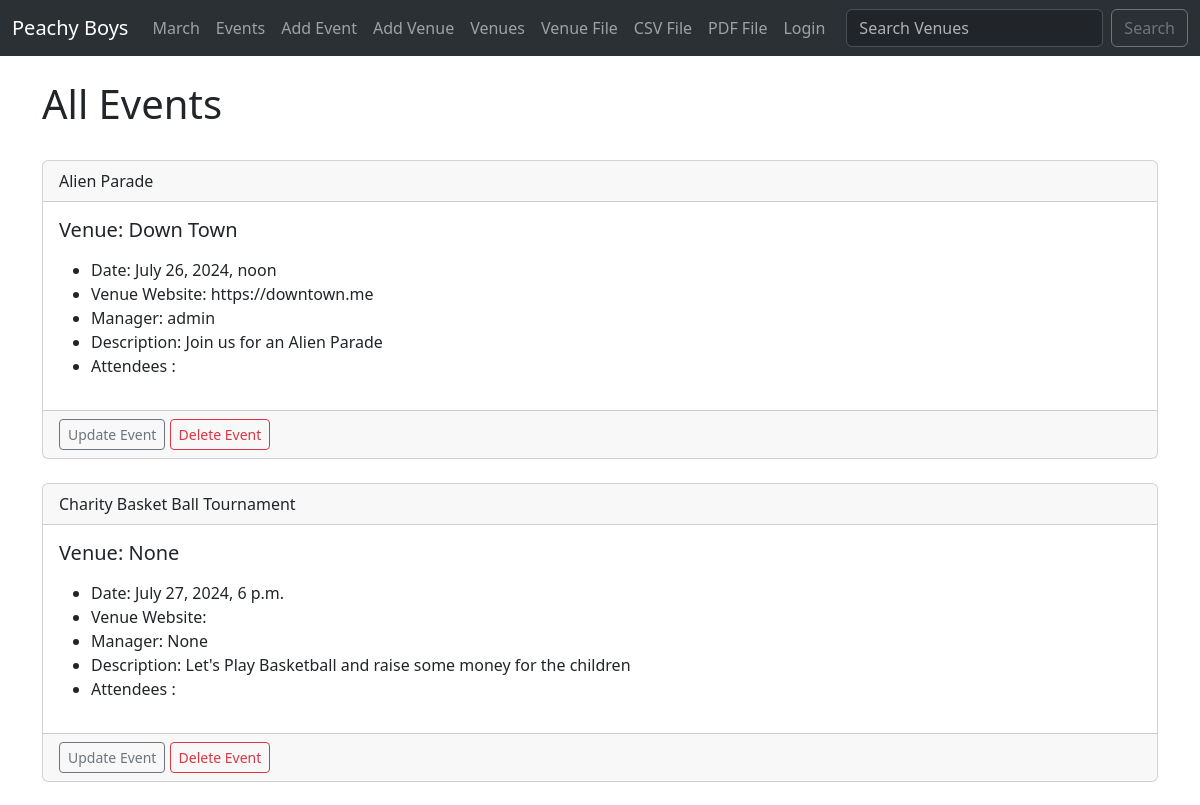
/events/ (upper part), run on an earlier commit of the app's database.
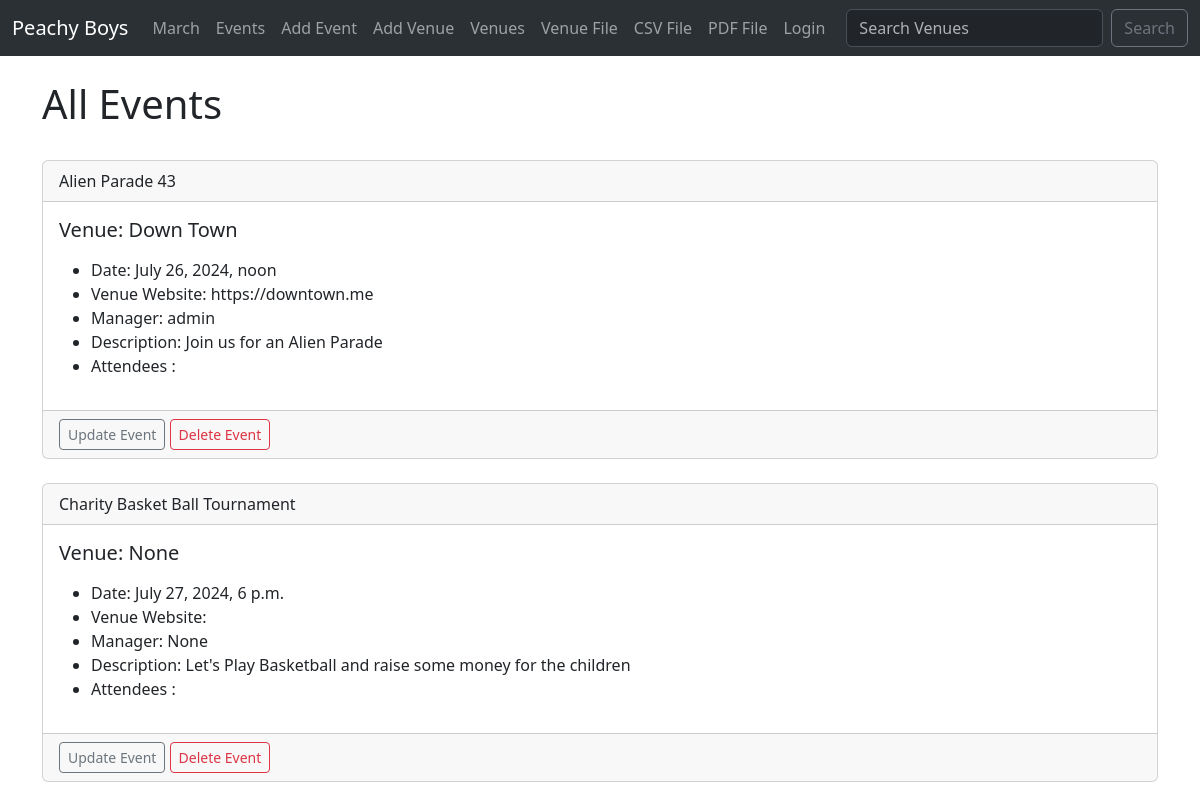
And on a later commit of the database.
### events/models.py (models this page shows)
class Event(models.Model):
    name = models.CharField(max_length=120)
    event_date = models.DateTimeField()
    venue = models.ForeignKey(Venue, blank=True, null=True, on_delete=models.CASCADE)
    manager = models.ForeignKey(User, blank=True, null=True, on_delete=models.SET_NULL)
    description = models.TextField(blank=True)
    attendees = models.ManyToManyField(MyClubUser, blank=True)
    def __str__(self):
        return self.name

class Venue(models.Model):
    name = models.CharField(max_length=120)
    address = models.CharField(max_length=300)
    zip_code =  models.CharField(max_length=15, blank=True)
    phone = models.CharField(max_length=15, blank=True)
    web = models.URLField(blank=True)
    email_address = models.EmailField(blank=True)
    def __str__(self):
        return self.name

### events/views.py (the view)
# urls.py: path('events/', views.all_events, name='list-events'),
def all_events(request):
    event_list = Event.objects.all().order_by('name')
    return render(request, 'events/event_list.html', {'event_list':event_list})

### events/models.py (called while the page is built)
    def __str__(self):
        return self.first_name + " " +self.last_name

### events/templates/events/event_list.html (shortened to what this page needs)
{% extends 'events/base.html' %}
{% block content %}
    <h1>All Events</h1>
    <br>
        {% for event in event_list %}
        <div class="card">
            <div class="card-header">
                {{ event }}
            </div>
            <div class="card-body">
              <h5 class="card-title">Venue: {{ event.venue }}</h5>
              <p class="card-text">
                <ul>
                    <li>Date: {{ event.event_date }}</li>
                    <li>Venue Website: {{ event.venue.web }}</li>
                    <li>Manager: {{ event.manager }}</li>
                    <li>Description: {{ event.description }}</li>
                    <li>Attendees : <br>
                </li>
                </ul>
              </p>
            </div>
            <div class="card-footer text-muted">
                <a href="{% url 'update-event' event.id %}"
                class="btn btn-outline-secondary btn-sm">Update Event</a>
                <a href="{% url 'delete-event' event.id %}"
                class="btn btn-outline-danger btn-sm">Delete Event</a>
            </div>
          </div>
          <br>
        {% endfor %}
{% endblock %}

### events/templates/events/base.html (shortened to what this page needs)
<!doctype html>
<html lang="en">
  <head>
    <link href="https://cdn.jsdelivr.net/npm/bootstrap@5.3.3/dist/css/bootstrap.min.css" rel="stylesheet">
  </head>
  <body>
    {% include 'events/navbar.html' %}
    <br>
    <div class="container">
        {% block content %}
        {% endblock %}
    </div>
  </body>
</html>

### events/templates/events/navbar.html (shortened to what this page needs)
<nav class="navbar navbar-expand-lg  bg-body-tertiary" data-bs-theme="dark">
    <div class="container-fluid">
      <a class="navbar-brand" href="{% url 'home' %}">Peachy Boys</a>
      <div class="collapse navbar-collapse" id="navbarSupportedContent">
        <ul class="navbar-nav me-auto mb-2 mb-lg-0">
          <li class="nav-item">
            <a class="nav-link" href="{% url 'home' '2024' 'March' %}">March</a>
          </li>
          <li class="nav-item">
            <a class="nav-link" href="{% url 'list-events' %}">Events</a>
          </li>
          <li class="nav-item">
            <a class="nav-link" href="{% url 'add-event' %}">Add Event</a>
          </li>
          <li class="nav-item">
            <a class="nav-link" href="{% url 'add-venue' %}">Add Venue</a>
          </li>
          <li class="nav-item">
            <a class="nav-link" href="{% url 'list-venues' %}">Venues</a>
          </li>
          <li class="nav-item">
            <a class="nav-link" href="{% url 'venue_text' %}">Venue File</a>
          </li>
          <li class="nav-item">
            <a class="nav-link" href="{% url 'venue_csv' %}">CSV File</a>
          </li>
          <li class="nav-item">
            <a class="nav-link" href="{% url 'venue_pdf' %}">PDF File</a>
          </li>
          {% if user.is_authenticated %}
          <li class="nav-item">
            <a class="nav-link" href="{% url 'login' %}">Logout</a>
          </li>
          {% else %}
          <li class="nav-item">
            <a class="nav-link" href="{% url 'login' %}">Login</a>
          </li>
          {% endif %}
        </ul>
        <form class="d-flex" role="search" method="POST" action="{% url 'search-venues' %}">
          <input class="form-control me-2" type="search" placeholder="Search Venues" aria-label="Search" name="searched">
          <button class="btn btn-outline-secondary" type="submit">Search</button>
        </form>
      </div>
    </div>
  </nav>

What changed in the data, as far as the page shows it:
changed Event "Join us for an Alien Parade": name "Alien Parade" → "Alien Parade 43"
